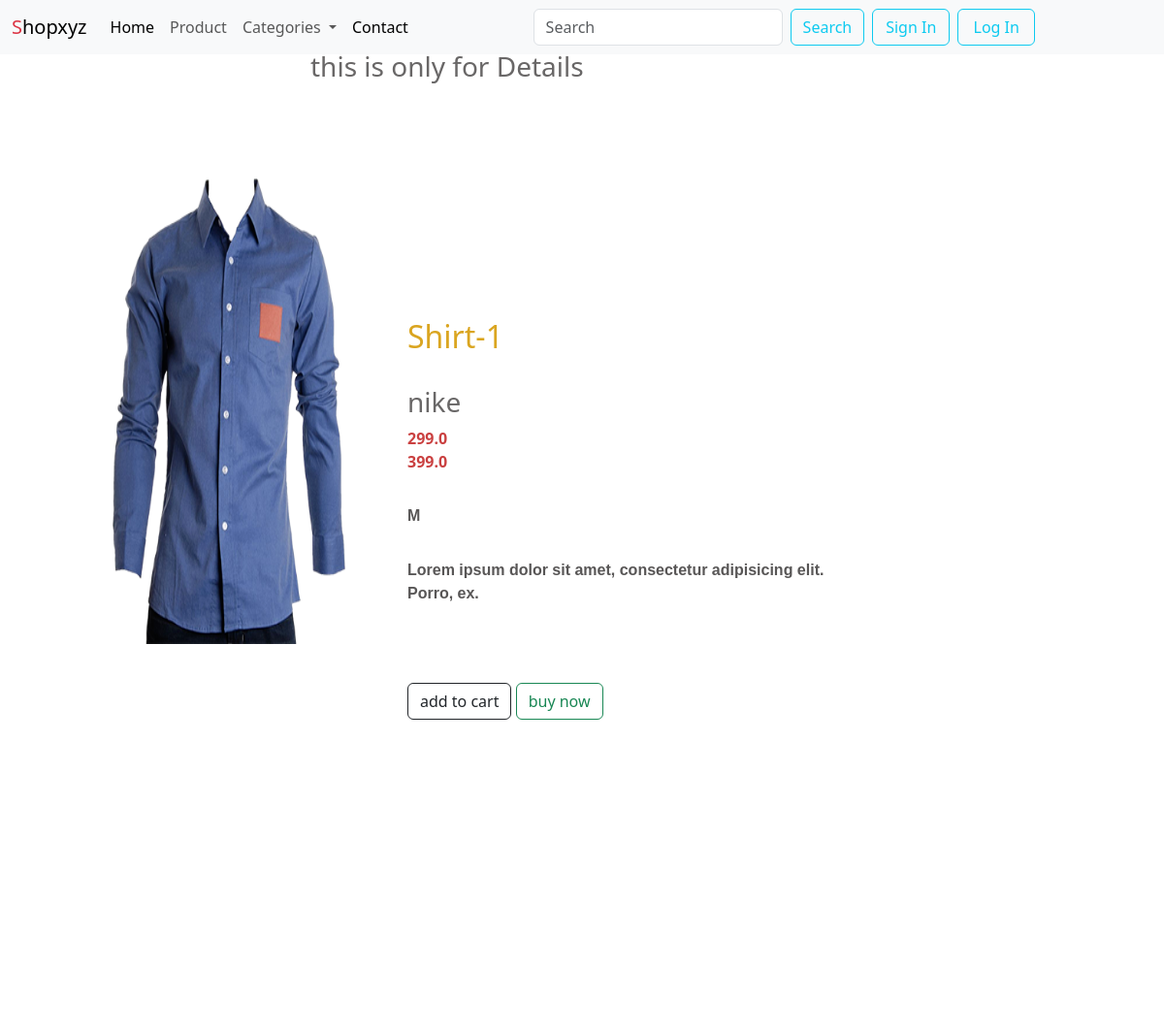
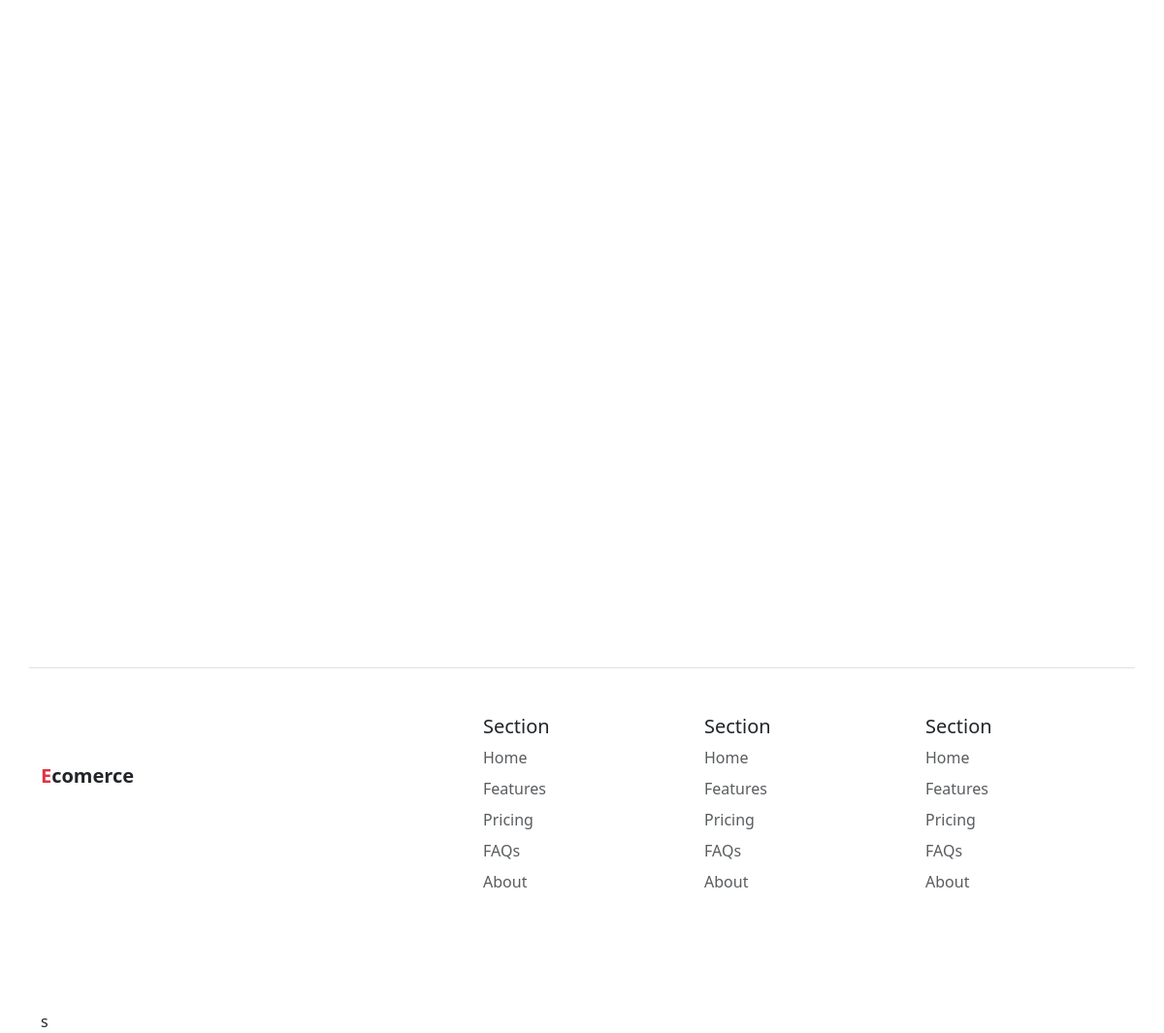
Page /details/1/ on the committed database (2 pictures, top to bottom).
### demo/models.py (models this page shows, shortened)
class Product(models.Model):
    product_name = models.CharField(max_length=100)
    selling_price = models.FloatField()
    discount_price = models.FloatField()
    description = models.TextField()
    category = models.CharField(max_length=100,choices=CATEGORY_CHOICE)
    brand = models.CharField(max_length=100)
    image = models.ImageField(upload_to='')

### demo/views.py (the view)
# urls.py: path('details/<int:id>/', views.ProductDetails.as_view(), name='details'),
class ProductDetails(View):
    def get(self, request ,id):
        product = Product.objects.get(pk = id)
        return render(request, 'details.html', {'product':product})

### demo/templates/details.html
{% extends "base.html" %} {% block ecomerce %}
<section class="maindetails">
  <div class="row">
    <h3>this is only for Details</h3>
    <div class="container">
      <div class="details">
        <div class="col-md-4">
          <img src="/media/{{product.image}}" alt="" />
          <h2 class="text-h2">{{product.product_name}}</h2>
          <h3>{{product.brand}}</h3>
          <small>{{product.discount_price}}</small>
          <small>{{product.selling_price}}</small>
          <p>{{product.category}}</p>
          <p>{{product.description}}</p>
        </div>
        <div class="button">
            <a href="{% url 'addCart'%}" class="btn btn-outline-dark">add to cart</a>
            <a href="" class="btn btn-outline-success">buy now</a>
          </div>
      </div>
    </div>
  </div>
</section>
{% endblock ecomerce %}

### demo/static/css/style.css (style rules this page uses)
* { margin: 0%; padding: 0%; box-sizing: border-box; }
body { margin-top: 20px; width: 100%; }
.maindetails { width: 100%; overflow: hidden; }
.maindetails .details { margin-top: 90px; width: 55rem; height: 180vh; margin-left: 100px; align-items: center; justify-content: center; }
.maindetails img { display: flex; width: 15rem; height: 60vh; margin:1rem; }
.maindetails h3 { margin-left: 20rem; margin-top: 2rem; color: rgb(105, 103, 103); }
.maindetails .text-h2 { margin-top: -22rem; width: 300px; margin-left: 20rem; color: goldenrod; }
.maindetails small { margin-left: 20rem; color: rgb(202, 64, 64); font-size: 1rem; margin-top: 7rem; font-weight: bold; }
.maindetails p { margin-left: 20rem; margin-top: 2rem; width: 30rem; color: rgb(88, 86, 86); font-weight: bold; font-family: 'Gill Sans', 'Gill Sans MT', Calibri, 'Trebuchet MS', sans-serif; }
.maindetails .button { margin-left: 20rem; margin-top: 5rem; }

### rows in the picture
Product: image (picture), product_name "Shirt-1", brand "nike", discount_price "299.0", selling_price "399.0", category "M", description "Lorem ipsum dolor sit amet, consectetur adipisicing elit. Porro, ex."
